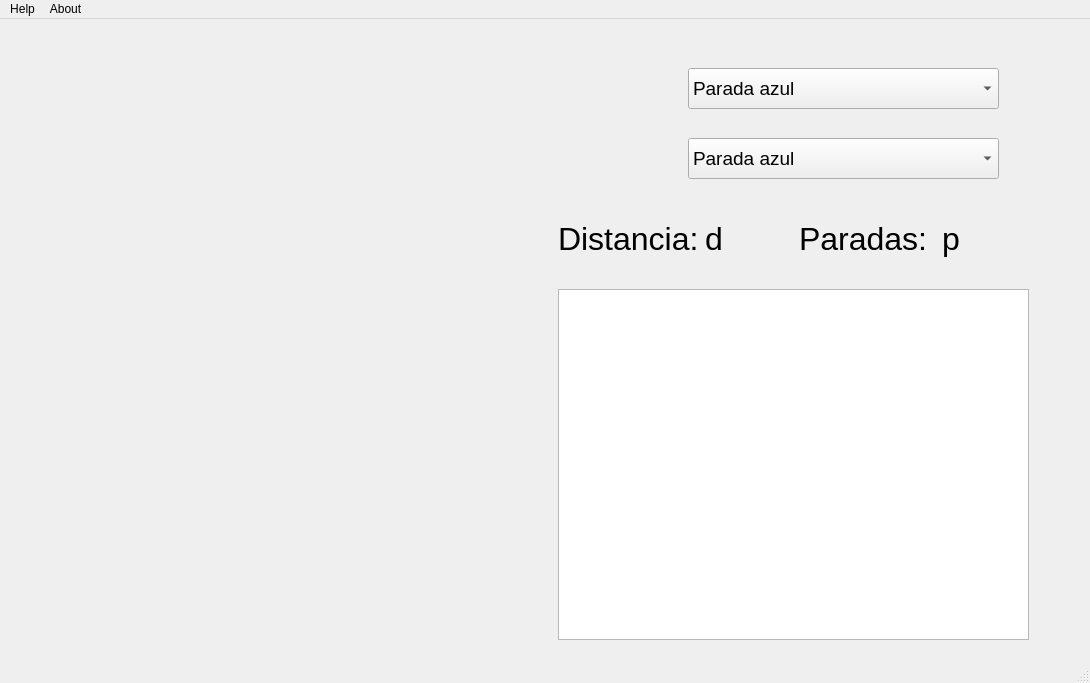
<?xml version="1.0" encoding="UTF-8"?>
<ui version="4.0">
 <class>MainWindow</class>
 <widget class="QMainWindow" name="MainWindow">
  <property name="geometry">
   <rect>
    <x>0</x>
    <y>0</y>
    <width>1090</width>
    <height>683</height>
   </rect>
  </property>
  <property name="minimumSize">
   <size>
    <width>0</width>
    <height>0</height>
   </size>
  </property>
  <property name="maximumSize">
   <size>
    <width>500000</width>
    <height>500000</height>
   </size>
  </property>
  <property name="windowTitle">
   <string>Athenas Metro </string>
  </property>
  <property name="windowIcon">
   <iconset>
    <normaloff>../image/icon.svg</normaloff>../image/icon.svg</iconset>
  </property>
  <property name="locale">
   <locale language="Spanish" country="Spain"/>
  </property>
  <widget class="QWidget" name="centralwidget">
   <property name="sizePolicy">
    <sizepolicy hsizetype="Fixed" vsizetype="Fixed">
     <horstretch>0</horstretch>
     <verstretch>0</verstretch>
    </sizepolicy>
   </property>
   <layout class="QHBoxLayout" name="horizontalLayout">
    <item>
     <widget class="QWidget" name="widget_6" native="true">
      <layout class="QGridLayout" name="gridLayout">
       <item row="0" column="0">
        <widget class="QLabel" name="label">
         <property name="whatsThis">
          <string/>
         </property>
         <property name="text">
          <string/>
         </property>
         <property name="pixmap">
          <pixmap>../image/map.png</pixmap>
         </property>
         <property name="scaledContents">
          <bool>false</bool>
         </property>
        </widget>
       </item>
      </layout>
     </widget>
    </item>
    <item>
     <widget class="QWidget" name="widget" native="true">
      <property name="enabled">
       <bool>true</bool>
      </property>
      <widget class="QListWidget" name="listWidget">
       <property name="geometry">
        <rect>
         <x>10</x>
         <y>261</y>
         <width>471</width>
         <height>351</height>
        </rect>
       </property>
       <property name="sizePolicy">
        <sizepolicy hsizetype="Expanding" vsizetype="MinimumExpanding">
         <horstretch>0</horstretch>
         <verstretch>0</verstretch>
        </sizepolicy>
       </property>
      </widget>
      <widget class="QWidget" name="widget_2" native="true">
       <property name="geometry">
        <rect>
         <x>10</x>
         <y>170</y>
         <width>471</width>
         <height>81</height>
        </rect>
       </property>
       <layout class="QHBoxLayout" name="horizontalLayout_2">
        <item>
         <widget class="QLabel" name="label_3">
          <property name="font">
           <font>
            <family>Arial</family>
            <pointsize>24</pointsize>
           </font>
          </property>
          <property name="text">
           <string>Distancia:</string>
          </property>
         </widget>
        </item>
        <item>
         <widget class="QLabel" name="label_4">
          <property name="font">
           <font>
            <family>Arial</family>
            <pointsize>24</pointsize>
           </font>
          </property>
          <property name="text">
           <string>d</string>
          </property>
         </widget>
        </item>
        <item>
         <widget class="QLabel" name="label_2">
          <property name="font">
           <font>
            <family>Arial</family>
            <pointsize>24</pointsize>
           </font>
          </property>
          <property name="text">
           <string>Paradas: </string>
          </property>
         </widget>
        </item>
        <item>
         <widget class="QLabel" name="label_5">
          <property name="font">
           <font>
            <family>Arial</family>
            <pointsize>24</pointsize>
           </font>
          </property>
          <property name="text">
           <string>p</string>
          </property>
         </widget>
        </item>
       </layout>
      </widget>
      <widget class="QWidget" name="widget_3" native="true">
       <property name="geometry">
        <rect>
         <x>10</x>
         <y>10</y>
         <width>471</width>
         <height>161</height>
        </rect>
       </property>
       <widget class="QWidget" name="widget_4" native="true">
        <property name="geometry">
         <rect>
          <x>10</x>
          <y>20</y>
          <width>441</width>
          <height>61</height>
         </rect>
        </property>
        <widget class="QLabel" name="label_7">
         <property name="geometry">
          <rect>
           <x>35</x>
           <y>3</y>
           <width>51</width>
           <height>51</height>
          </rect>
         </property>
         <property name="text">
          <string/>
         </property>
         <property name="pixmap">
          <pixmap>../image/origin.png</pixmap>
         </property>
         <property name="scaledContents">
          <bool>true</bool>
         </property>
        </widget>
        <widget class="QComboBox" name="comboBox_2">
         <property name="geometry">
          <rect>
           <x>120</x>
           <y>10</y>
           <width>311</width>
           <height>41</height>
          </rect>
         </property>
         <property name="font">
          <font>
           <family>Arial</family>
           <pointsize>14</pointsize>
          </font>
         </property>
         <item>
          <property name="text">
           <string>Parada azul</string>
          </property>
          <property name="icon">
           <iconset>
            <activeon>../image/line_blue.png</activeon>
           </iconset>
          </property>
         </item>
         <item>
          <property name="text">
           <string>Parada roja</string>
          </property>
          <property name="icon">
           <iconset>
            <activeon>../image/line_red.png</activeon>
           </iconset>
          </property>
         </item>
         <item>
          <property name="text">
           <string>Parada verde</string>
          </property>
          <property name="icon">
           <iconset>
            <activeon>../image/line_green.png</activeon>
           </iconset>
          </property>
         </item>
        </widget>
       </widget>
       <widget class="QWidget" name="widget_5" native="true">
        <property name="geometry">
         <rect>
          <x>10</x>
          <y>90</y>
          <width>441</width>
          <height>61</height>
         </rect>
        </property>
        <widget class="QLabel" name="label_8">
         <property name="geometry">
          <rect>
           <x>30</x>
           <y>0</y>
           <width>61</width>
           <height>61</height>
          </rect>
         </property>
         <property name="text">
          <string/>
         </property>
         <property name="pixmap">
          <pixmap>../image/destin.png</pixmap>
         </property>
         <property name="scaledContents">
          <bool>true</bool>
         </property>
        </widget>
        <widget class="QComboBox" name="comboBox_3">
         <property name="geometry">
          <rect>
           <x>120</x>
           <y>10</y>
           <width>311</width>
           <height>41</height>
          </rect>
         </property>
         <property name="font">
          <font>
           <family>Arial</family>
           <pointsize>14</pointsize>
          </font>
         </property>
         <item>
          <property name="text">
           <string>Parada azul</string>
          </property>
          <property name="icon">
           <iconset>
            <activeon>../image/line_blue.png</activeon>
           </iconset>
          </property>
         </item>
         <item>
          <property name="text">
           <string>Parada roja</string>
          </property>
          <property name="icon">
           <iconset>
            <activeon>../image/line_red.png</activeon>
           </iconset>
          </property>
         </item>
         <item>
          <property name="text">
           <string>Parada verde</string>
          </property>
          <property name="icon">
           <iconset>
            <activeon>../image/line_green.png</activeon>
           </iconset>
          </property>
         </item>
        </widget>
       </widget>
      </widget>
     </widget>
    </item>
   </layout>
  </widget>
  <widget class="QMenuBar" name="menubar">
   <property name="geometry">
    <rect>
     <x>0</x>
     <y>0</y>
     <width>1090</width>
     <height>23</height>
    </rect>
   </property>
   <widget class="QMenu" name="menuHelp">
    <property name="font">
     <font>
      <family>Arial</family>
     </font>
    </property>
    <property name="locale">
     <locale language="Spanish" country="Spain"/>
    </property>
    <property name="title">
     <string>Help</string>
    </property>
   </widget>
   <widget class="QMenu" name="menuAbout">
    <property name="font">
     <font>
      <family>Arial</family>
     </font>
    </property>
    <property name="locale">
     <locale language="Spanish" country="Spain"/>
    </property>
    <property name="title">
     <string>About</string>
    </property>
   </widget>
   <addaction name="menuHelp"/>
   <addaction name="menuAbout"/>
  </widget>
  <widget class="QStatusBar" name="statusbar"/>
 </widget>
 <resources/>
 <connections/>
</ui>
